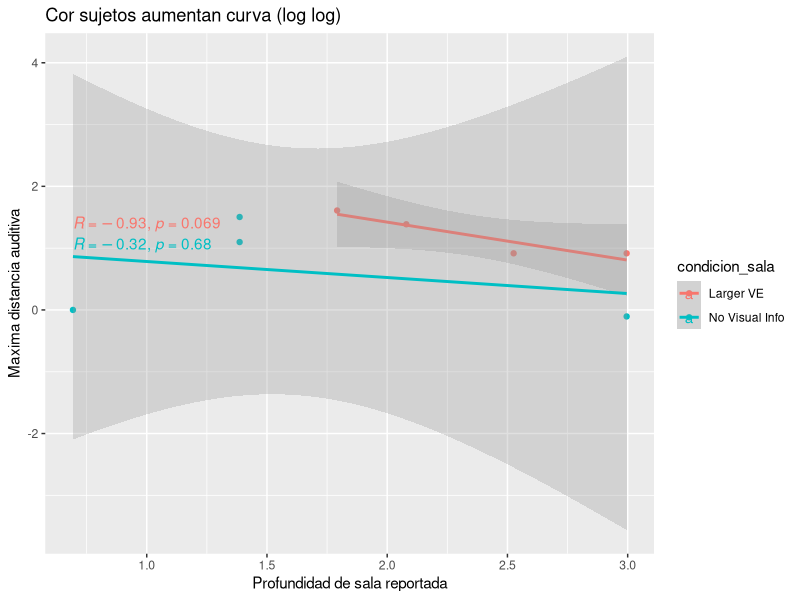
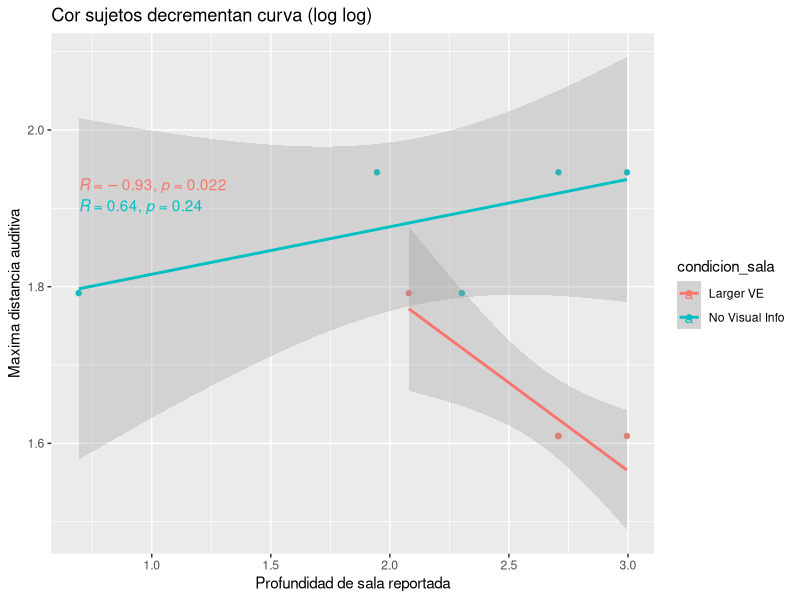
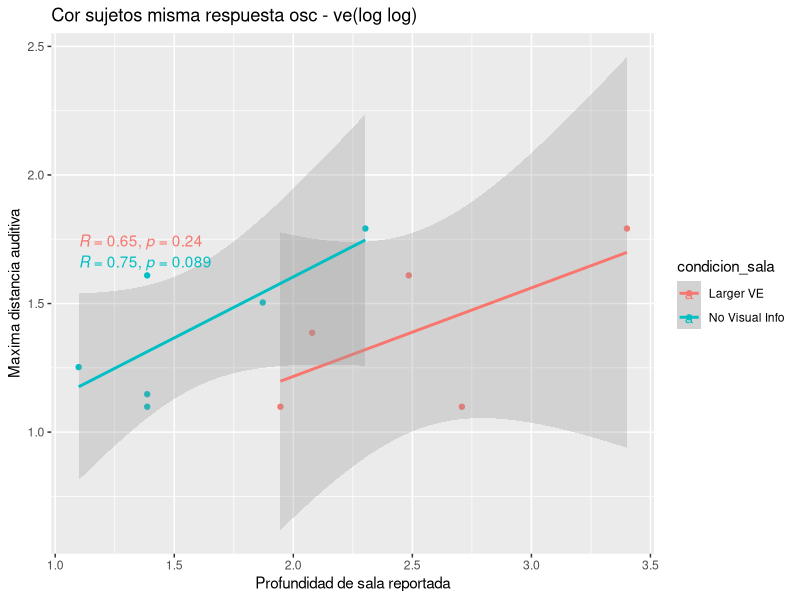
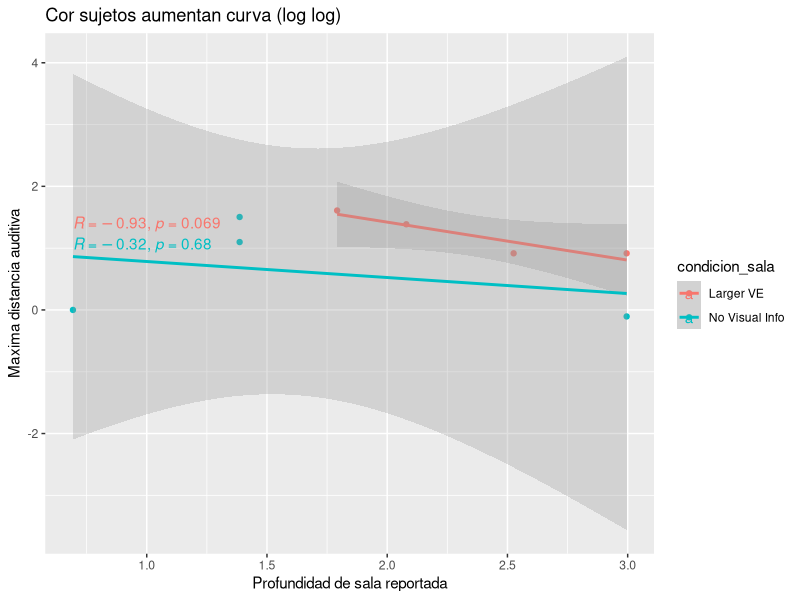
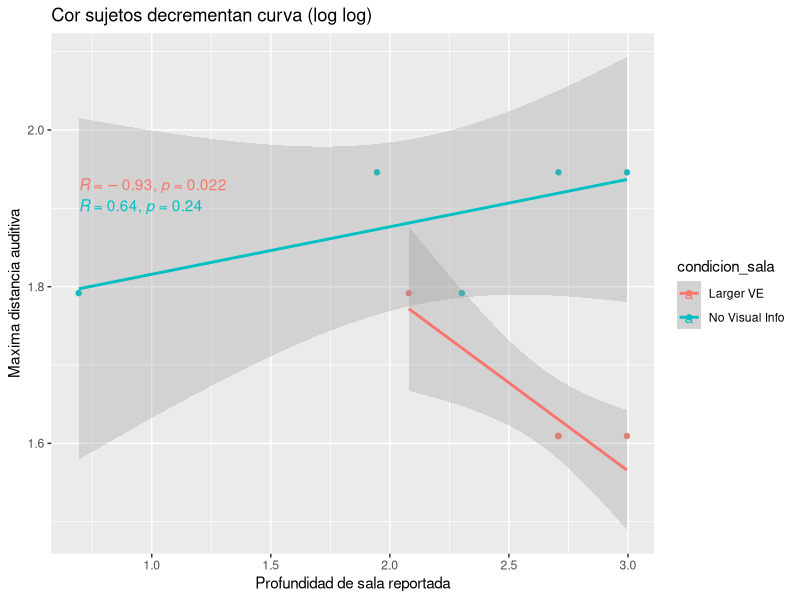
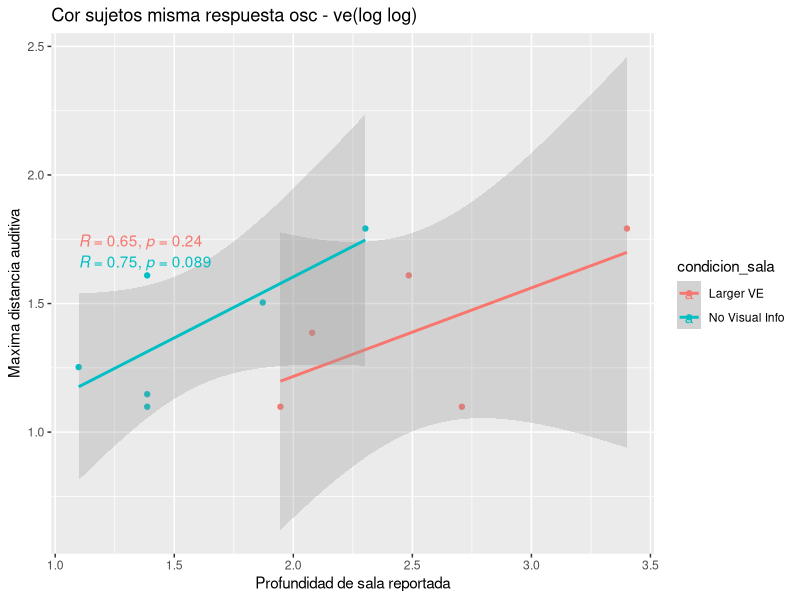

R code for these plots, in order:
# Analisis de correlacion del experimento 4


# dependencies ------------------------------------------------------------

library(dplyr)
library(ggplot2)
library(tidyverse)
library(tidyr) # pivot de tabla
library(ggpubr) # test de correlacion

# load data ---------------------------------------------------------------

tabla.analisis_correlacion <- read.csv('Exp_4_ADP_vr/data/analisis_correlacion.csv', header = TRUE, sep = ' ', stringsAsFactors = TRUE)

tabla.analisis_correlacion <- tabla.analisis_correlacion %>%
  mutate(
    log_distancia_max = log(distanca_max),
    log_depth = log(depth)
  )

# grupo 1 -----------------------------------------------------------------
# plot correlacion grupo que dijo distancias mas largas para bloque 2
# los saque analizando grafico individuales
# subject 1, 6 ,8 14


tabla.analisis_correlacion.group_1 <- tabla.analisis_correlacion %>%
  filter(nsub == 1 | nsub == 6 | nsub == 8 | nsub == 14)


correlation_plot_g1 <- ggplot(tabla.analisis_correlacion.group_1, 
                           aes(x =log_depth, y = log_distancia_max,
                               colour = condicion_sala)) +
  geom_point() +
  geom_smooth(alpha=0.3, method= "lm")+
  stat_cor(method = "pearson")+
  ggtitle("Cor sujetos aumentan curva (log log)") +
  xlab("Profundidad de sala reportada") +
  #theme(legend.title =element_blank(), legend.position = 'none')+
  ylab("Maxima distancia auditiva")

plot(correlation_plot_g1)

figures_folder = "./Exp_4_ADP_vr/analisis_correlacion/figures/grupos/"
mi_nombre_de_archivo = paste(figures_folder, .Platform$file.sep, "g1_incrementan_curva_con_VE.png", sep = '')

png(mi_nombre_de_archivo, res=600, units="cm", width=15, height=15)
plot(correlation_plot_g1)
dev.off()


# grupo 2 -----------------------------------------------------------------
# plot correlacion grupo que dijo distancias mas cortas para bloque 2

# subject 3,4,7,12, 16


tabla.analisis_correlacion.group_2 <- tabla.analisis_correlacion %>%
  filter(nsub == 3 | nsub == 4 | nsub == 7 | nsub == 12 | nsub == 16)


correlation_plot_g2 <- ggplot(tabla.analisis_correlacion.group_2, 
                              aes(x =log_depth, y = log_distancia_max,
                                  colour = condicion_sala)) +
  geom_point() +
  geom_smooth(alpha=0.3, method= "lm")+
  stat_cor(method = "pearson")+
  ggtitle("Cor sujetos decrementan curva (log log)") +
  xlab("Profundidad de sala reportada") +
  #theme(legend.title =element_blank(), legend.position = 'none')+
  ylab("Maxima distancia auditiva")

plot(correlation_plot_g2)

figures_folder = "./Exp_4_ADP_vr/analisis_correlacion/figures/grupos/"
mi_nombre_de_archivo = paste(figures_folder, .Platform$file.sep, "g1_decrementan_curva_con_VE.png", sep = '')

png(mi_nombre_de_archivo, res=600, units="cm", width=15, height=15)
plot(correlation_plot_g2)
dev.off()


# grupo 3 -----------------------------------------------------------------
# plot correlacion grupo que dijo distancias casi iguales entre bloques


# subject 2,9,10,11,13,15

tabla.analisis_correlacion.group_3 <- tabla.analisis_correlacion %>%
  filter(nsub == 2 | nsub == 9 | nsub == 10 | nsub == 11 | nsub == 13 | nsub == 15)


correlation_plot_g3 <- ggplot(tabla.analisis_correlacion.group_3, 
                              aes(x =log_depth, y = log_distancia_max,
                                  colour = condicion_sala)) +
  geom_point() +
  geom_smooth(alpha=0.3, method= "lm")+
  stat_cor(method = "pearson")+
  ggtitle("Cor sujetos misma respuesta osc - ve(log log)") +
  xlab("Profundidad de sala reportada") +
  #theme(legend.title =element_blank(), legend.position = 'none')+
  ylab("Maxima distancia auditiva")

plot(correlation_plot_g3)

figures_folder = "./Exp_4_ADP_vr/analisis_correlacion/figures/grupos/"
mi_nombre_de_archivo = paste(figures_folder, .Platform$file.sep, "g1_empatan_oscuras_con_VE.png", sep = '')

png(mi_nombre_de_archivo, res=600, units="cm", width=15, height=15)
plot(correlation_plot_g3)
dev.off()
